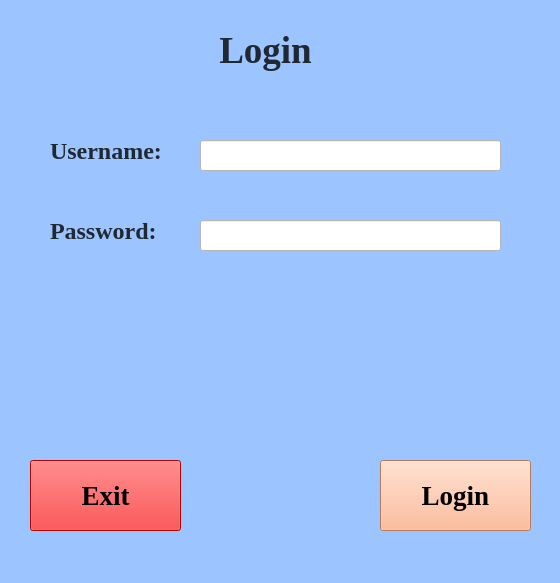
<?xml version="1.0" encoding="UTF-8"?>
<ui version="4.0">
 <class>MainWindow</class>
 <widget class="QMainWindow" name="MainWindow">
  <property name="geometry">
   <rect>
    <x>0</x>
    <y>0</y>
    <width>560</width>
    <height>583</height>
   </rect>
  </property>
  <property name="windowTitle">
   <string>MainWindow</string>
  </property>
  <property name="styleSheet">
   <string notr="true">background-color:rgb(156, 196, 255)
</string>
  </property>
  <widget class="QWidget" name="centralwidget">
   <widget class="QLabel" name="Logintxt">
    <property name="geometry">
     <rect>
      <x>190</x>
      <y>30</y>
      <width>151</width>
      <height>51</height>
     </rect>
    </property>
    <property name="font">
     <font>
      <family>Times New Roman</family>
      <pointsize>28</pointsize>
      <weight>75</weight>
      <bold>true</bold>
     </font>
    </property>
    <property name="styleSheet">
     <string notr="true">color:rgb(32, 40, 50)</string>
    </property>
    <property name="text">
     <string>Login</string>
    </property>
    <property name="alignment">
     <set>Qt::AlignHCenter|Qt::AlignTop</set>
    </property>
   </widget>
   <widget class="QLabel" name="Username">
    <property name="geometry">
     <rect>
      <x>50</x>
      <y>140</y>
      <width>111</width>
      <height>21</height>
     </rect>
    </property>
    <property name="font">
     <font>
      <family>Times New Roman</family>
      <pointsize>18</pointsize>
      <weight>75</weight>
      <bold>true</bold>
     </font>
    </property>
    <property name="styleSheet">
     <string notr="true">color:rgb(32, 40, 50)</string>
    </property>
    <property name="text">
     <string>Username:</string>
    </property>
   </widget>
   <widget class="QLabel" name="Password">
    <property name="geometry">
     <rect>
      <x>50</x>
      <y>220</y>
      <width>111</width>
      <height>21</height>
     </rect>
    </property>
    <property name="font">
     <font>
      <family>Times New Roman</family>
      <pointsize>18</pointsize>
      <weight>75</weight>
      <bold>true</bold>
     </font>
    </property>
    <property name="styleSheet">
     <string notr="true">color:rgb(32, 40, 50)</string>
    </property>
    <property name="text">
     <string>Password:</string>
    </property>
   </widget>
   <widget class="QLineEdit" name="Usernameinput">
    <property name="geometry">
     <rect>
      <x>200</x>
      <y>140</y>
      <width>301</width>
      <height>31</height>
     </rect>
    </property>
    <property name="styleSheet">
     <string notr="true">background-color:rgb(255, 255, 255)</string>
    </property>
   </widget>
   <widget class="QLineEdit" name="Passwordinput">
    <property name="geometry">
     <rect>
      <x>200</x>
      <y>220</y>
      <width>301</width>
      <height>31</height>
     </rect>
    </property>
    <property name="styleSheet">
     <string notr="true">background-color:rgb(255, 255, 255)</string>
    </property>
   </widget>
   <widget class="QPushButton" name="LoginButton">
    <property name="geometry">
     <rect>
      <x>380</x>
      <y>460</y>
      <width>151</width>
      <height>71</height>
     </rect>
    </property>
    <property name="font">
     <font>
      <family>Times New Roman</family>
      <pointsize>20</pointsize>
      <weight>75</weight>
      <bold>true</bold>
     </font>
    </property>
    <property name="styleSheet">
     <string notr="true">background-color:
rgb(255, 170, 127)</string>
    </property>
    <property name="text">
     <string>Login</string>
    </property>
   </widget>
   <widget class="QLabel" name="error">
    <property name="geometry">
     <rect>
      <x>180</x>
      <y>340</y>
      <width>301</width>
      <height>41</height>
     </rect>
    </property>
    <property name="font">
     <font>
      <family>Times New Roman</family>
      <pointsize>18</pointsize>
      <weight>75</weight>
      <bold>true</bold>
     </font>
    </property>
    <property name="styleSheet">
     <string notr="true">color:rgb(255, 0, 0)</string>
    </property>
    <property name="text">
     <string/>
    </property>
   </widget>
   <widget class="QPushButton" name="ExitButton">
    <property name="geometry">
     <rect>
      <x>30</x>
      <y>460</y>
      <width>151</width>
      <height>71</height>
     </rect>
    </property>
    <property name="font">
     <font>
      <family>Times New Roman</family>
      <pointsize>20</pointsize>
      <weight>75</weight>
      <bold>true</bold>
     </font>
    </property>
    <property name="styleSheet">
     <string notr="true">background-color:
rgb(255, 0, 0)</string>
    </property>
    <property name="text">
     <string>Exit</string>
    </property>
   </widget>
  </widget>
  <widget class="QMenuBar" name="menubar">
   <property name="geometry">
    <rect>
     <x>0</x>
     <y>0</y>
     <width>560</width>
     <height>21</height>
    </rect>
   </property>
  </widget>
  <widget class="QStatusBar" name="statusbar"/>
 </widget>
 <resources/>
 <connections/>
</ui>
